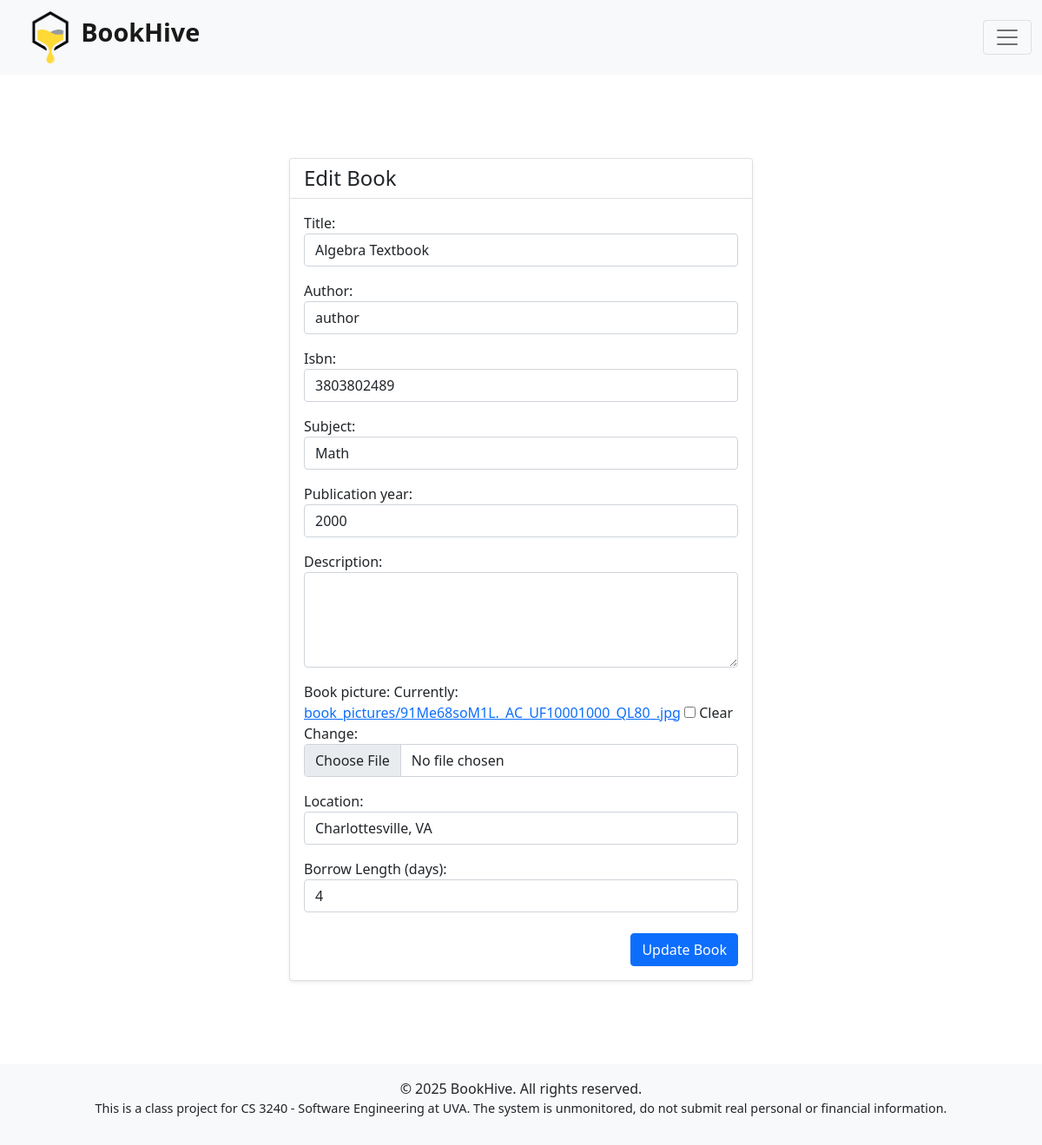
The app's page /edit-book/13/ (signed in) with its own data.
### home/models.py (models this page shows, shortened)
class Book(models.Model):
    owner = models.ForeignKey(User, on_delete=models.CASCADE, null=True, blank=True)
    title = models.CharField(max_length=255)
    author = models.CharField(max_length=255)
    isbn = models.CharField(max_length=13, blank=True, null=True)
    subject = models.CharField(max_length=100, blank=True, null=True)
    location = models.CharField(max_length=100, blank=True, null=True, default='N/A')
    publication_year = models.IntegerField(blank=True, null=True)
    description = models.TextField(blank=True, null=True)
    book_picture = models.ImageField(upload_to='book_pictures/', null=True, blank=True)
    borrow_length = models.PositiveIntegerField(default=14)
    class BookStatus(models.TextChoices):
        AVAILABLE = "available"
        BORROWED = "borrowed"
    book_status = models.CharField(max_length=9, choices=BookStatus.choices, default=BookStatus.AVAILABLE)

### home/views.py (the view)
# urls.py: path('edit-book/<int:book_id>/', edit_book, name='edit_book'),
@login_required
def edit_book(request, book_id):
    book = get_object_or_404(Book, pk=book_id)
    if request.user.userprofile.user_type != "librarian":
        return redirect('/')
    if request.method == 'POST':
        form = BookForm(request.POST, request.FILES, instance=book)
        if form.is_valid():
            book = form.save(commit=False)
            if "book_picture" in request.FILES:
                uploaded_file = request.FILES["book_picture"]
                uploaded_file.seek(0)
                book.book_picture = uploaded_file
            book.save()
            return redirect('patron_view' if request.user.userprofile.user_type == "patron" else 'librarian_view')
    else:
        form = BookForm(instance=book)
    return render(request, 'home/book_form.html', {'form': form})

### home/forms.py
class BookForm(forms.ModelForm):
    class Meta:
        model = Book
        fields = ['title', 'author', 'isbn', 'subject', 'publication_year', 'description','book_picture','location', 'borrow_length']
        widgets = {
            'title':             forms.TextInput(attrs={'class': 'form-control'}),
            'author':            forms.TextInput(attrs={'class': 'form-control'}),
            'isbn':              forms.TextInput(attrs={'class': 'form-control'}),
            'subject':           forms.TextInput(attrs={'class': 'form-control'}),
            'publication_year':  forms.NumberInput(attrs={'class': 'form-control'}),
            'description':       forms.Textarea(   attrs={'class': 'form-control', 'rows': 4}),
            'book_picture':      forms.ClearableFileInput(attrs={'class': 'form-control'}),
            'location':          forms.TextInput(attrs={'class': 'form-control'}),
            'borrow_length':     forms.NumberInput(attrs={'class': 'form-control'}),
            'collections':       forms.CheckboxSelectMultiple(),
        }
        labels = {
            'borrow_length': 'Borrow Length (days)',
        }

### home/templates/home/book_form.html (shortened to what this page needs)
{% extends 'base.html' %}
{% block content %}
<div class="container py-5">
  <div class="row justify-content-center">
    <div class="col-lg-6">
      <div class="card shadow-sm">
        <div class="card-header bg-white">
          <h4 class="mb-0">
            {% if form.instance.pk %}Edit Book{% else %}Add a New Book{% endif %}
          </h4>
        </div>
        <div class="card-body">
          <form method="post" enctype="multipart/form-data" novalidate>
            {{ form.as_p }}
            <div class="text-end mt-4">
              <button type="submit" class="btn btn-primary">
                {% if form.instance.pk %}Update Book{% else %}Save Book{% endif %}
              </button>
            </div>
          </form>
        </div>
      </div>
    </div>
  </div>
</div>
{% endblock content %}

### records on screen
Book: title "Algebra Textbook", author "author", isbn "3803802489", subject "Math", publication_year "2000", location "Charlottesville, VA", borrow_length "4"
